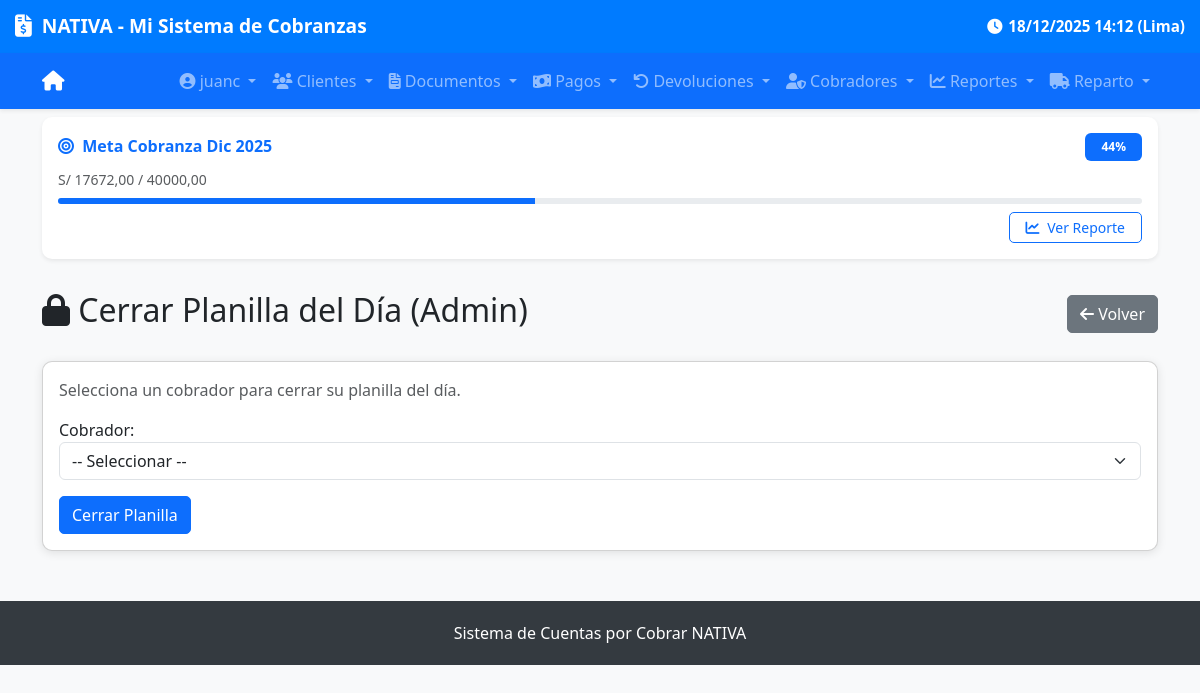
Screenshot of /cobros/cerrar-planilla/ (signed in) with the database file from the repository.
### cobros/models.py (models this page shows, shortened)
class MetaMensual(models.Model):
    mes = models.DateField(help_text="Primer día del mes, ej: 2025-09-01")
    monto_objetivo = models.DecimalField(max_digits=12, decimal_places=2)
    descripcion = models.CharField(max_length=200, blank=True, null=True)
    creada_en = models.DateTimeField(auto_now_add=True)
    actualizada_en = models.DateTimeField(auto_now=True)
    class Meta:
        unique_together = ('mes',)
    @property
    def monto_alcanzado(self):
        from .models import Cobro
        from django.db.models import Sum
        import datetime
        try:
            if not self.mes:
                return Decimal('0.00')
            primer_dia = self.mes
            _, last_day = calendar.monthrange(primer_dia.year, primer_dia.month)
            ultimo_dia = primer_dia.replace(day=last_day)
            fecha_inicio = timezone.make_aware(
                datetime.datetime.combine(primer_dia, datetime.time.min)
            )
            fecha_fin = timezone.make_aware(
                datetime.datetime.combine(ultimo_dia, datetime.time.max)
            )
            total = Cobro.objects.filter(
                fecha__gte=fecha_inicio,
                fecha__lte=fecha_fin
            ).aggregate(total=Sum('monto'))['total'] or Decimal('0.00')
            return total
        except Exception as e:
            print(f"Error en monto_alcanzado: {e}")
            return Decimal('0.00')
    @property
    def porcentaje_alcanzado(self):
        if self.monto_objetivo <= 0:
            return 0
        return min((self.monto_alcanzado / self.monto_objetivo) * 100, 100)

### cobros/views.py (the view, shortened to what this page needs)
# urls.py: path('cerrar-planilla/', views.cerrar_planilla_del_dia, name='cerrar_planilla_del_dia'),
@login_required
def cerrar_planilla_del_dia(request):
    hoy = timezone.localtime(timezone.now()).date()
    grupos_permitidos = ['Puede Cerrar Planillas']  # Cambia al nombre real del grupo
    usuarios_permitidos = ['maria_cobrador', 'juanc', 'adminaqp']  # Ajusta según tus usuarios
    tiene_grupo = request.user.groups.filter(name__in=grupos_permitidos).exists()
    es_usuario_especial = request.user.username in usuarios_permitidos
    if request.user.is_superuser or request.user.is_staff or tiene_grupo or es_usuario_especial:
        cobradores = Cobrador.objects.all()
        return render(request, 'cobros/admin_seleccionar_cobrador.html', {
            'cobradores': cobradores
        })

### cobros/context_processors.py (called while the page is built)
def meta_mensual(request):
    try:
        today = timezone.now().date()
        meta = MetaMensual.objects.get(mes__year=today.year, mes__month=today.month)
        return {'meta': meta}
    except MetaMensual.DoesNotExist:
        return {'meta': None}
    except Exception as e:
        print(f"Error en context_processor meta_mensual: {e}")
        return {'meta': None}

### cobros/templates/cobros/admin_seleccionar_cobrador.html (shortened to what this page needs)
{% extends 'base.html' %}
{% block content %}
<div class="d-flex justify-content-between align-items-center mb-4">
    <h2><i class="fas fa-lock"></i> Cerrar Planilla del Día (Admin)</h2>
    <a href="{% url 'cobros:admin_reporte_planillas' %}" class="btn btn-secondary">
        <i class="fas fa-arrow-left"></i> Volver
    </a>
</div>
<div class="card">
    <div class="card-body">
        <p class="text-muted">Selecciona un cobrador para cerrar su planilla del día.</p>
        <form method="post">
            <div class="mb-3">
                <label>Cobrador:</label>
                <select name="cobrador" class="form-select" required>
                    <option value="">-- Seleccionar --</option>
                </select>
            </div>
            <button type="submit" class="btn btn-primary">Cerrar Planilla</button>
        </form>
    </div>
</div>
{% endblock %}

### templates/base.html (shortened to what this page needs)
<!DOCTYPE html>
<html lang="es">
<head>
    <link href="https://cdn.jsdelivr.net/npm/bootstrap@5.3.3/dist/css/bootstrap.min.css" rel="stylesheet">
    <link href="https://cdnjs.cloudflare.com/ajax/libs/font-awesome/6.5.0/css/all.min.css" rel="stylesheet">
</head>
<body>
    <div class="header-container">
        <div class="brand-row">
            <div class="logo-text">
                <i class="fas fa-file-invoice-dollar"></i>
                <span><strong>NATIVA</strong> - Mi Sistema de Cobranzas</span>
            </div>
            <div class="time-info">
                <i class="fas fa-clock"></i>
                {% now "d/m/Y H:i" as current_time %}
                {{ current_time }} (Lima)
            </div>
        </div>
    </div>
    <nav class="navbar navbar-expand-lg navbar-dark bg-primary shadow-sm">
        <div class="container">
            <a class="navbar-brand" href="{% url 'clientes:cliente_list' %}">
                <i class="fas fa-home"></i>
            </a>
            <div class="collapse navbar-collapse" id="navbarNav">
                <ul class="navbar-nav ms-auto">
                    {% if user.is_authenticated %}
                        {% with es_repartidor=es_repartidor %}
                            {% if es_repartidor %}
                                <li class="nav-item dropdown">
                                    <a class="nav-link dropdown-toggle" href="#" role="button" data-bs-toggle="dropdown">
                                        <i class="fas fa-truck"></i> Reparto
                                    </a>
                                    <ul class="dropdown-menu dropdown-menu-end">
                                        <li><a class="dropdown-item" href="{% url 'documentos:despacho_lista' %}"><i class="fas fa-list"></i> Mis Reportes</a></li>
                                        <li><hr class="dropdown-divider"></li>
                                    </ul>
                                </li>
                                <li class="nav-item dropdown">
                                    <a class="nav-link dropdown-toggle" href="#" role="button" data-bs-toggle="dropdown">
                                        <i class="fas fa-user-circle"></i> {{ user.get_full_name|default:user.username }}
                                    </a>
                                    <ul class="dropdown-menu dropdown-menu-end">
                                        <li><span class="dropdown-item-text text-muted"><small><i class="fas fa-id-badge"></i> {{ user.username }}</small></span></li>
                                        <li><hr class="dropdown-divider"></li>
                                        <li>
                                            <form action="{% url 'logout' %}" method="post" class="m-0">
                                                {% csrf_token %}
                                                <button type="submit" class="dropdown-item text-danger w-100 text-start">
                                                    <i class="fas fa-sign-out-alt"></i> Cerrar Sesión
                                                </button>
                                            </form>
                                        </li>
                                    </ul>
                                </li>
                            {% else %}
                                <li class="nav-item dropdown">
                                    <a class="nav-link dropdown-toggle" href="#" role="button" data-bs-toggle="dropdown">
                                        <i class="fas fa-user-circle"></i> {{ user.get_full_name|default:user.username }}
                                    </a>
                                </li>
                                <li class="nav-item dropdown">
                                    <a class="nav-link dropdown-toggle" href="#" role="button" data-bs-toggle="dropdown">
                                        <i class="fas fa-users"></i> Clientes
                                    </a>
                                </li>
                                <li class="nav-item dropdown">
                                    <a class="nav-link dropdown-toggle" href="#" role="button" data-bs-toggle="dropdown">
                                        <i class="fas fa-file-invoice"></i> Documentos
                                    </a>
                                </li>
                                <li class="nav-item dropdown">
                                    <a class="nav-link dropdown-toggle" href="#" role="button" data-bs-toggle="dropdown">
                                        <i class="fas fa-money-bill-wave"></i> Pagos
                                    </a>
                                </li>
                                <li class="nav-item dropdown">
                                    <a class="nav-link dropdown-toggle" href="#" role="button" data-bs-toggle="dropdown">
                                        <i class="fas fa-undo"></i> Devoluciones
                                    </a>
                                </li>
                                {% if user.is_staff or user.is_superuser or user.username in 'juanc,adminaqp,VALERIA,CHRISTIAN' %}
                                    <li class="nav-item dropdown">
                                        <a class="nav-link dropdown-toggle" href="#" role="button" data-bs-toggle="dropdown">
                                            <i class="fas fa-user-shield"></i> Cobradores
                                        </a>
                                    </li>
                                {% endif %}
                                {% if user.is_staff or user.is_superuser or user.username in 'juanc,adminaqp,VALERIA' %}
                                    <li class="nav-item dropdown">
                                        <a class="nav-link dropdown-toggle" href="#" role="button" data-bs-toggle="dropdown">
                                            <i class="fas fa-chart-line"></i> Reportes
                                        </a>
                                            {% now "Y" as current_year %}
                                            {% now "n" as current_month %}
                                    </li>
                                {% endif %}
                                {% if user.is_staff or user.is_superuser or user.username in 'juanc,adminaqp,VALEeeeRIA,CHRISTIAN' %}
                                    <li class="nav-item dropdown">
                                        <a class="nav-link dropdown-toggle" href="#" role="button" data-bs-toggle="dropdown">
                                            <i class="fas fa-truck"></i> Reparto
                                        </a>
                                    </li>
                                {% endif %}
                            {% endif %}
                        {% endwith %}
                    {% endif %}
                </ul>
            </div>
        </div>
    </nav>
{% if user.is_authenticated and meta %}
    <div class="container-fluid py-2 mb-3">
        <div class="container">
            <div class="card border-0 shadow-sm bg-white" style="border-left: 4px solid #0d6efd;">
                <div class="card-body p-3">
                    <div class="d-flex justify-content-between align-items-center mb-2">
                        <h6 class="mb-0 text-primary fw-bold">
                            <i class="fas fa-bullseye me-1"></i>
                            Meta Cobranza {{ meta.mes|date:"M Y" }}
                        </h6>
                        <span class="badge bg-primary text-white px-3 py-2">
                            {{ meta.porcentaje_alcanzado|floatformat:0 }}%
                        </span>
                    </div>
                    <div class="small text-muted mb-2">
                        S/ {{ meta.monto_alcanzado|floatformat:2 }} / {{ meta.monto_objetivo|floatformat:2 }}
                    </div>
                    <div class="progress mb-2" style="height: 6px;">
                        <div class="progress-bar bg-primary" role="progressbar"
                             style="width: {{ meta.porcentaje_alcanzado|floatformat:0 }}%;"
                             aria-valuenow="{{ meta.porcentaje_alcanzado }}"
                             aria-valuemin="0" aria-valuemax="100">
                        </div>
                    </div>
                    {% if user.username == 'adminaqp' or user.username == 'juanc' or user.username == 'CHRISTIAN' %}
                        <div class="text-end mt-2">
                            <a href="{% url 'cobros:reporte_cartera' %}"
                               class="btn btn-sm btn-outline-primary px-3">
                                <i class="fas fa-chart-line me-1"></i> Ver Reporte
                            </a>
                        </div>
                    {% endif %}
                </div>
            </div>
        </div>
    </div>
{% endif %}
    <div class="container mt-4">
        {% block content %}{% endblock %}
    </div>
    <footer class="text-center">
        <div class="container">
            Sistema de Cuentas por Cobrar NATIVA
        </div>
    </footer>
</body>
</html>

### templates/base.html (style rules this page uses)
body { background-color: #f8f9fa; padding-top: 0; }
.header-container { background-color: #007bff; color: white; box-shadow: 0 2px 4px rgba(0,0,0,0.1); }
.brand-row { display: flex; justify-content: space-between; align-items: center; padding: 12px 15px; font-weight: bold; font-size: 1.2rem; }
.brand-row .logo-text { display: flex; align-items: center; gap: 10px; }
.brand-row .logo-text i { font-size: 1.4rem; }
.time-info { font-size: 0.95rem; display: flex; align-items: center; gap: 6px; }
.navbar { box-shadow: 0 2px 4px rgba(0,0,0,0.1); }
.card { border-radius: 10px; box-shadow: 0 2px 10px rgba(0,0,0,0.1); }
.btn { border-radius: 5px; }
footer { margin-top: 50px; padding: 20px 0; background-color: #343a40; color: white; }

### rows the page displays
MetaMensual: mes "Dic 2025", porcentaje_alcanzado "44", monto_alcanzado "17672,00", monto_objetivo "40000,00"

### other values shown
{{ current_time }} "18/12/2025 14:12"
{{ user.get_full_name|default:user.username }} "juanc"
